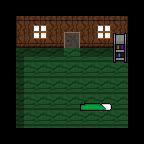

Below is a game level as drawn by its tile map, then a one-line description and the .tmx file that defines it, in full:
An orthogonal 9x9 tile map with 16x16 px tiles, 2 tile layers (Background, Foreground), 1 hidden layer not drawn, 2 tilesets.

<map version="1.2" tiledversion="1.2.4" orientation="orthogonal" renderorder="right-down" width="9" height="9" tilewidth="16" tileheight="16" infinite="0" nextlayerid="4" nextobjectid="1">
 <tileset firstgid="1" source="../tilesets/world-tileset.tsx" />
 <tileset firstgid="4097" source="../tilesets/collision-tileset.tsx" />
 <layer id="1" name="Background" width="9" height="9">
  <data encoding="csv">
1,1,1,1,1,1,1,1,1,
1,131,10,4,4,4,10,132,1,
1,195,74,68,259,68,74,196,1,
1,1543,1479,1479,1352,1479,1479,1479,1,
1,1416,1352,1352,1352,1352,1352,1352,1,
1,1416,1352,1352,1352,1352,1352,1352,1,
1,1416,1352,1352,1352,1352,1352,1352,1,
1,1416,1352,1352,1352,1352,1352,1352,1,
1,1,1,1,1,1,1,1,1
</data>
 </layer>
 <layer id="2" name="Foreground" width="9" height="9">
  <data encoding="csv">
0,0,0,0,0,0,0,0,0,
0,0,0,0,0,0,0,0,0,
0,0,0,0,0,0,0,389,0,
0,0,0,0,0,0,0,453,0,
0,0,0,0,0,0,0,0,0,
0,0,0,0,0,0,0,0,0,
0,0,0,0,0,1417,1418,0,0,
0,0,0,0,0,0,0,0,0,
0,0,0,0,0,0,0,0,0
</data>
 </layer>
 <layer id="3" name="Collision" width="9" height="9" visible="0">
  <data encoding="csv">
4098,4098,4098,4098,4098,4098,4098,4098,4098,
4098,4098,4098,4098,4098,4098,4098,4098,4098,
4098,4098,4098,4098,4099,4098,4098,4105,4098,
4098,0,0,0,0,0,0,4105,4098,
4098,0,0,0,0,0,0,0,4098,
4098,0,0,0,0,0,0,0,4098,
4098,0,0,0,0,4106,4106,0,4098,
4098,0,0,0,0,0,0,0,4098,
4098,4098,4098,4098,4098,4098,4098,4098,4098
</data>
 </layer>
</map>
